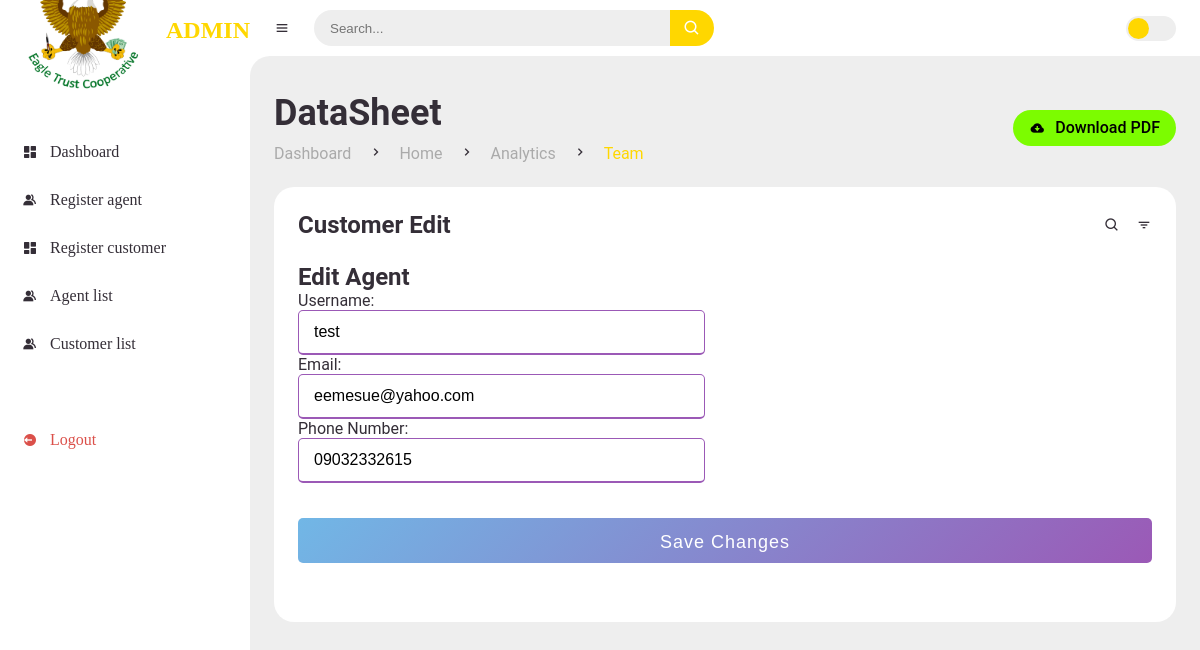
The app's page /agent/edit/3453/ (signed in) with its own data.
### dashboard/models.py (models this page shows, shortened)
class Agent(models.Model):
    agent_id = models.IntegerField(primary_key=True,max_length=5,unique=True)
    username = models.CharField(max_length=255, unique=True)
    email = models.EmailField(unique=True)
    date_created = models.DateTimeField(auto_now_add=True, null=True)
    phone_number = models.CharField(max_length=11,null=True,unique=True)

### dashboard/views.py (the view, shortened to what this page needs)
# urls.py: path('agent/edit/<int:pk>/', AgentEditView.as_view(), name='agent_edit'),
@method_decorator(login_required, name='dispatch')
class AgentEditView(UpdateView):
    model = Agent
    form_class = AgentEditForm
    template_name = 'dashboard/admin/agent_edit.html'
    success_url = reverse_lazy('agent_list')

### dashboard/forms.py
class AgentEditForm(forms.ModelForm):
    class Meta:
        model = Agent
        fields = ['username', 'email', 'phone_number']
        labels = {
            'username': 'Username',
            'email': 'Email',
            'phone_number': 'Phone Number',
        }
        widgets = {
            'username': forms.TextInput(attrs={'placeholder': 'Enter your username'}),
            'email': forms.EmailInput(attrs={'placeholder': 'Enter your email'}),
            'phone_number': forms.TextInput(attrs={'placeholder': 'Enter your phone number'}),
        }

### templates/dashboard/admin/agent_edit.html (shortened to what this page needs)
{% extends 'main/admin_main.html' %}
{% load static %}
{% block content %}
<main>
    <div class="head-title">
        <div class="left">
            <h1>DataSheet</h1>
            <ul class="breadcrumb">
                <li>
                    <a href="index.html">Dashboard</a>
                </li>
                <li><i class='bx bx-chevron-right' ></i></li>
                <li>
                    <a href="index.html">Home</a>
                </li>
                <li><i class='bx bx-chevron-right' ></i></li>
                <li>
                    <a  href="admin_analytics.html">Analytics</a>
                </li>
                <li><i class='bx bx-chevron-right' ></i></li>
                <li class="active">
                    <a class="active" href="admin_analytics.html">Team</a>
                </li>
            </ul>
        </div>
        <a href="#" class="btn-download">
            <i class='bx bxs-cloud-download' ></i>
            <span class="text">Download PDF</span>
        </a>
    </div>
    <div class="table-data">
        <div class="order">
            <div class="head">
                <h3>Customer Edit</h3>
                <i class='bx bx-search' ></i>
                <i class='bx bx-filter' ></i>
            </div>
            <h1>Edit Agent</h1>
            <form  method="POST">
                <div class="user-details">
                    <div class="input-box">
                        {{form.as_p}}
                    </div>
                </div>
                <div class="button">
                    <input type="submit" value="Save Changes">
                </div>
            </form>
        </div>
    </div>
</main>
</section>
{% endblock %}

### static/css/style.css (style rules this page uses)
* { margin: 0; padding: 0; box-sizing: border-box; }
a { text-decoration: none; }
li { list-style: none; }
:root { --poppins: 'ROBOTO'; --lato: 'SEGOI UI'; --light: #Fff; --blue:#FFD700; --light-blue: #CFE8FF; --grey: #eee; --dark-grey: #AAAAAA; --dark: #342E37; --red: #DB504A; --yellow: #FFCE26; --light-yellow: #FFF2C6; --orange: #FD7238; --light-orange: #FFE0D3; }
html { overflow-x: hidden; }
body { background: var(--grey); overflow-x: hidden; }
#content main { width: 100%; padding: 36px 24px; font-family: var(--poppins); max-height: calc(100vh - 56px); overflow-y: auto; }
#content main .head-title { display: flex; align-items: center; justify-content: space-between; grid-gap: 16px; flex-wrap: wrap; }
#content main .head-title .left h1 { font-size: 36px; font-weight: 600; margin-bottom: 10px; color: var(--dark); }
#content main .head-title .left .breadcrumb { display: flex; align-items: center; grid-gap: 16px; }
#content main .head-title .left .breadcrumb li { color: var(--dark); }
#content main .head-title .left .breadcrumb li a { color: var(--dark-grey); pointer-events: none; }
#content main .head-title .left .breadcrumb li a.active { color: var(--blue); pointer-events: unset; }
#content main .head-title .btn-download { height: 36px; padding: 0 16px; border-radius: 36px; background: #7CFC00; color: black; display: flex; justify-content: center; align-items: center; grid-gap: 10px; font-weight: 500; }
#content main .table-data { display: flex; flex-wrap: wrap; grid-gap: 24px; margin-top: 24px; width: 100%; color: var(--dark); }
#content main .table-data > div { border-radius: 20px; background: var(--light); padding: 24px; overflow-x: auto; }
#content main .table-data .head { display: flex; align-items: center; grid-gap: 16px; margin-bottom: 24px; }
#content main .table-data .head h3 { margin-right: auto; font-size: 24px; font-weight: 600; }
#content main .table-data .head .bx { cursor: pointer; }
#content main .table-data .order { flex-grow: 1; flex-basis: 500px; }

### static/css/form.css (style rules this page uses)
form .user-details .input-box { margin-bottom: 15px; width: calc(100% / 2 - 20px); }
.user-details .input-box input { height: 45px; width: 100%; outline: none; font-size: 16px; border-radius: 5px; padding-left: 15px; border: 1px solid #ccc; border-bottom-width: 2px; transition: all 0.3s ease; }
.user-details .input-box input:focus, .user-details .input-box input:valid { border-color: #9b59b6; }
form .button { height: 45px; margin: 35px 0 }
form .button input { height: 100%; width: 100%; border-radius: 5px; border: none; color: #fff; font-size: 18px; font-weight: 500; letter-spacing: 1px; cursor: pointer; transition: all 0.3s ease; background: linear-gradient(135deg, #71b7e6, #9b59b6); }

### static/css/payment.css (style rules this page uses)
input { width: 50%; padding: 14px 22px; box-sizing: border-box; }

### static/css/modal.css (style rules this page uses)
*, *::after, *::before { box-sizing: border-box; }

### records on screen
Agent: username "test", email "eemesue@yahoo.com", phone_number "09032332615"
